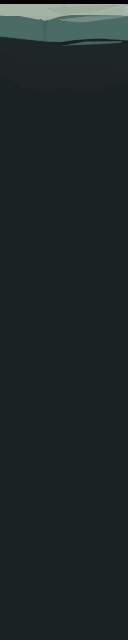

The image is a tile-based game level rendered from a .tmx file. Its description and complete source (layers, tilesets, objects, tile grids) follow:
An orthogonal 1x5 tile map with 128x128 px tiles, 1 tile layer (ground).

<map version="1.10" tiledversion="1.10.2" orientation="orthogonal" renderorder="right-down" width="1" height="5" tilewidth="128" tileheight="128" infinite="0" nextlayerid="7" nextobjectid="1">
 <tileset firstgid="1" name="Tile" tilewidth="128" tileheight="128" tilecount="2" columns="0">
  <grid orientation="orthogonal" width="1" height="1" />
  <tile id="3">
   <image width="128" height="128" source="../../tile/rouge-lite/street/2.png" />
  </tile>
  <tile id="4">
   <image width="128" height="128" source="../../tile/rouge-lite/street/5.png" />
  </tile>
 </tileset>
 <layer id="5" name="ground" width="1" height="5">
  <data encoding="csv">
4,
5,
5,
5,
5
</data>
 </layer>
</map>
